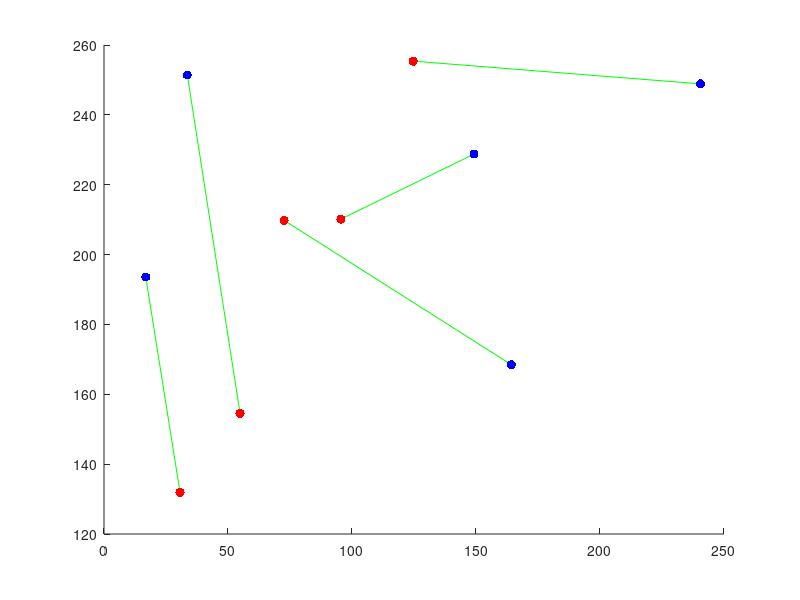
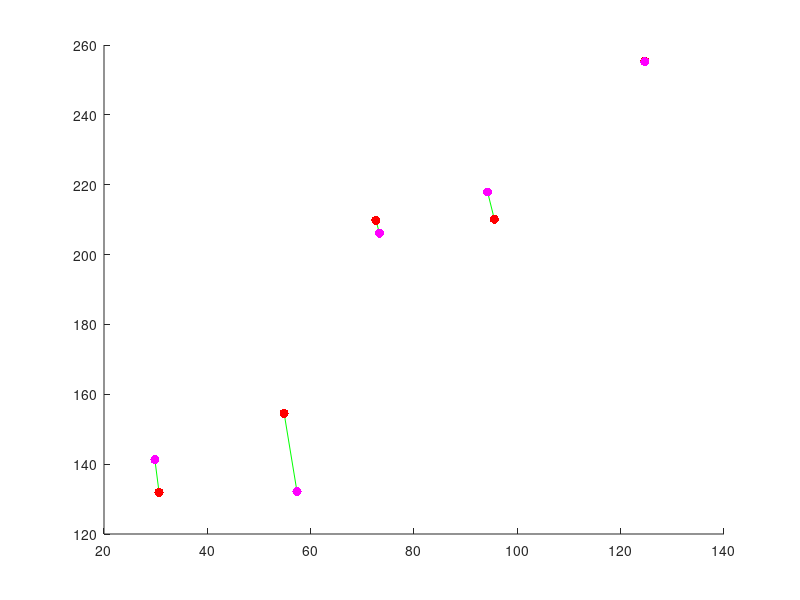

MATLAB code to generate these figures, in order:
function practical1

%The aim of practical 1 is to calculate the homography that best maps two
%sets of points to one another.  We will (eventually) use this for creating
%panoramas, and for calculating the 3d pose of planes.  You should use this
%template for your code and fill in the missing sections marked "TO DO"

%close all open figures
close all;

%set of two dimensional Cartesian points
pts1Cart = [  240.5000   16.8351   33.5890  164.2696  149.1911;...
              248.8770  193.5890   251.3901 168.4581  228.7723];

%turn points to homogeneous representation
pts1Hom = [pts1Cart; ones(1,size(pts1Cart,2))]
      
%define a homography
H = [0.6 0.7 -100; 1.0 0.6 50; 0.001 0.002 1.0]

%apply homography to points
pts2Hom = H*pts1Hom

%convert back to Cartesian
pts2Cart = pts2Hom(1:2,:)./repmat(pts2Hom(3,:),2,1)

%add a small amount of noise
noiseLevel = 4.0;
pts2Cart = pts2Cart+noiseLevel*randn(size(pts2Cart));

%draw two set of two dimensional points
%opens figure
figure; set(gcf,'Color',[1 1 1]);
%draw lines between each pair of points
nPoint = size(pts1Cart,2)
for (cPoint = 1:nPoint)
    %plot a green line between each pair of points
    plot([pts1Cart(1,cPoint) pts2Cart(1,cPoint)],[pts1Cart(2,cPoint) pts2Cart(2,cPoint)],'g-');
    %make sure we don't replace with next point
    hold on;
end;

%draws first set of points
plot(pts1Cart(1,:),pts1Cart(2,:),'b.','MarkerSize',20);
%remove axis
set(gca,'Box','Off');

%draws second set of points
plot(pts2Cart(1,:),pts2Cart(2,:),'r.','MarkerSize',20);

%now our goal is to transform the first points so that they map to the
%second set of points

%****TO DO****: Fill in the details of this routine 
%At the moment, it just returns and identity matrix (body is below)
HEst = calcBestHomography(pts1Cart, pts2Cart);

%now we will see how well the routine works by applying the mapping and
%measuring the square  distance between the desired and actual positions

%apply homography to points
pts2EstHom = HEst*pts1Hom

%convert back to Cartesian
pts2EstCart = pts2EstHom(1:2,:)./repmat(pts2EstHom(3,:),2,1)

%calculate mean squared distance from actual points
sqDiff = mean(sum((pts2Cart-pts2EstCart).^2))

%draw figure with points before and after
%draw two set of two dimensional points
%opens figure
figure; set(gcf,'Color',[1 1 1]);
%draw lines between each pair of points
nPoint = size(pts1Cart,2)
for (cPoint = 1:nPoint)
    %plot a green line pairs of actual and estimated points
    plot([pts2Cart(1,cPoint) pts2EstCart(1,cPoint)],[pts2Cart(2,cPoint) pts2EstCart(2,cPoint)],'g-');
    %make sure we don't replace with next point
    hold on;
end;

%draws second set of points
plot(pts2Cart(1,:),pts2Cart(2,:),'r.','MarkerSize',20);
%remove axis
set(gca,'Box','Off');

%draws estimated positions of second set of points
plot(pts2EstCart(1,:),pts2EstCart(2,:),'m.','MarkerSize',20);

%other things **** TO DO ****
%1. Convince yourself that the homography is ambiguous up to scale (by
%multiplying it by a constant factor and showing it does the same thing).
%Can you see why this is mathematically the case?
%2. Show empirically that your homography routine can EXACTLY map any four points to any
%other four points
%3. Now move to practical 1b.




%==========================================================================
function H = calcBestHomography(pts1Cart, pts2Cart)

%should apply direct linear transform (DLT) algorithm to calculate best
%homography that maps the points in pts1Cart to their corresonding matchin in 
%pts2Cart

%****TO DO ****: replace this
H = eye(3);

%**** TO DO ****;
%first turn points to homogeneous
pts1_H = [pts1Cart; ones(1,size(pts1Cart,2))]
pts2_H = [pts2Cart; ones(1,size(pts2Cart,2))]
%then construct A matrix which should be (10 x 9) in size
[row, col] = size(pts1_H);
A = zeros(col*2,row*3);
pts1_H = pts1_H';
pts2_H = pts2_H';
submatx_1 = zeros(col * 2,row);
submatx_2 = zeros(col * 2,row);
submatx_3 = zeros(col * 2,row);

for i=1:col
    submatx_1(2*i,:)=pts1_H(i,:);
    submatx_2(2*i-1,:)=-pts1_H(i,:);
    submatx_3(2*i-1,:)=pts1_H(i,:)*(pts2_H(i,2));
    submatx_3(2*i,:)=pts1_H(i,:)*(-pts2_H(i,1));
end

A=[submatx_1 submatx_2 submatx_3];
%solve Ah = 0 by calling
h = solveAXEqualsZero(A); %(you have to write this routine too - see below)

%reshape h into the matrix H
H_transpose = reshape(h,3,3);
H = H_transpose';
%Beware - when you reshape the (9x1) vector x to the (3x3) shape of a homography, you must make
%sure that it is reshaped with the values going first into the rows.  This
%is not the way that the matlab command reshape works - it goes columns
%first.  In order to resolve this, you can reshape and then take the
%transpose


%==========================================================================
function x = solveAXEqualsZero(A);

%****TO DO **** Write this routine 
[U,S,V] = svd(A);
x = V(:,size(V,2));

